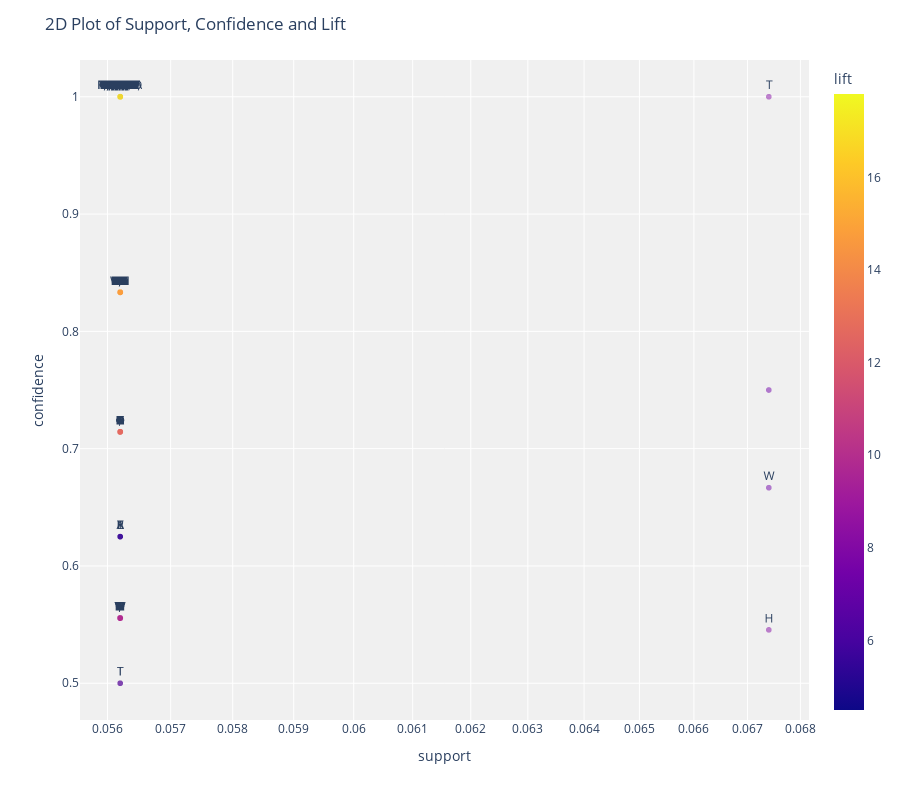

The code cell stored with this chart in its notebook:
### Code cell
plot_model(model2)

### Figure 1 — Plotly figure (JSON) as saved in the notebook; plotly's stock layout.template omitted (floating-point values rounded to 4 significant figures; data arrays with more than 128 entries replaced by an {"elided": "..."} marker saying what was removed)
{"data": [{"customdata": {"elided": "1882 rows, 9081 str values in total"}, "hovertemplate": "support=%{x}<br>confidence=%{y}<br>antecedents_short=%{text}<br>antecedents=%{customdata[0]}<br>consequents=%{customdata[1]}<br>lift=%{marker.color}<extra></extra>", "legendgroup": "", "marker": {"color": {"elided": "1882 float values"}, "coloraxis": "coloraxis", "opacity": 0.5, "symbol": "circle"}, "mode": "markers+text", "name": "", "showlegend": false, "text": {"elided": "1882 rows, 4605 str values in total"}, "x": {"elided": "1882 float values"}, "xaxis": "x", "y": {"elided": "1882 float values"}, "yaxis": "y", "type": "scattergl", "textposition": "top center"}], "layout": {"xaxis": {"anchor": "y", "domain": [0, 1], "title": {"text": "support"}, "type": "log"}, "yaxis": {"anchor": "x", "domain": [0, 1], "title": {"text": "confidence"}}, "coloraxis": {"colorbar": {"title": {"text": "lift"}}, "colorscale": [[0, "#0d0887"], [0.1111, "#46039f"], [0.2222, "#7201a8"], [0.3333, "#9c179e"], [0.4444, "#bd3786"], [0.5556, "#d8576b"], [0.6667, "#ed7953"], [0.7778, "#fb9f3a"], [0.8889, "#fdca26"], [1, "#f0f921"]]}, "legend": {"tracegroupgap": 0}, "margin": {"t": 60}, "plot_bgcolor": "rgb(240,240,240)", "title": {"text": "2D Plot of Support, Confidence and Lift"}, "height": 800}}
